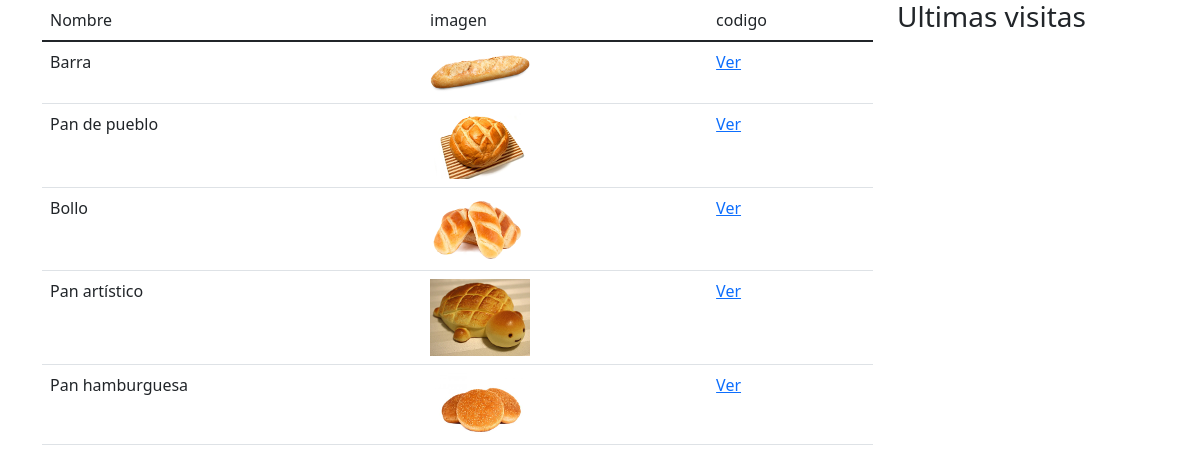
The page / on the database its author committed.
### tables this page shows
create table producto (
    codigo numeric(5) primary key,
    nombre varchar(25) not null,
    descripcion text,
    alta varchar(50) not null,
    baja varchar(50) not null
);

### funciones/funcionesBD.php (called while the page is built, shortened)
<?php
function buscaProductos()
{
    $array=null;
    try{
        $con= new PDO("mysql:host=".IP.";dbname=".BBDD,USER,PASS);
        $con -> setAttribute(PDO::ATTR_ERRMODE, PDO::ERRMODE_EXCEPTION);
        $sql=$con->prepare("select * from producto");
        $sql->execute();
        $array =$sql->fetchAll();
    }catch(PDOException $ex)
    {
        $numError = $ex->getCode();
        if($numError == 1049)
        {
            echo "<p>No se reconoce la BBDD.</p>";
        }
        if($numError == 1146)
        {
            echo "<p>La tabla no existe.</p>";
        }
        else if($numError == 2002)
        {
            echo "<p>Error al conectar con el servidor.</p>";
        }
        else if($numError == 1045)
        {
            echo "<p>Error en la autenticación.</p>";
        }
    }
    finally
    {
        return $array;
    }
}
?>

### index.php (the view, shortened to what this page needs)
<!DOCTYPE html>
<html lang="es">
<head>
    <link href="https://cdn.jsdelivr.net/npm/bootstrap@5.1.3/dist/css/bootstrap.min.css" rel="stylesheet">
</head>
<body>
<div class="container">
    <div class="row">
        <div class="col-9">
            <?php
                require_once("./funciones/funcionesBD.php");
                $array= buscaProductos();
            ?>
            <table class="table">
                <thead>
                    <td>Nombre</td>
                    <td>imagen</td>
                    <td>codigo</td>
                </thead>
                <tbody>
                <?php
                    foreach ($array as $key => $value) {
                    echo "<tr>";
                    echo "<td>".$value['nombre']."</td>";
                    echo "<td> <img src='".$value['baja']."'/></td>";
                    echo "<td> <a href='./verProducto.php?codigo=".$value['codigo']."'>Ver</a></td>";
                    echo "</tr>";
                    }
                ?>
                </tbody>
            </table>
        </div>
        <div class="col-3">
            <h3>Ultimas visitas</h3>
        </div>
    </div>
</div>
</body>
</html>

### rows shown on the page
producto: nombre "Barra", baja (picture)
producto: nombre "Pan de pueblo", baja (picture)
producto: nombre "Bollo", baja (picture)
producto: nombre "Pan artístico", baja (picture)
producto: nombre "Pan hamburguesa", baja (picture)
